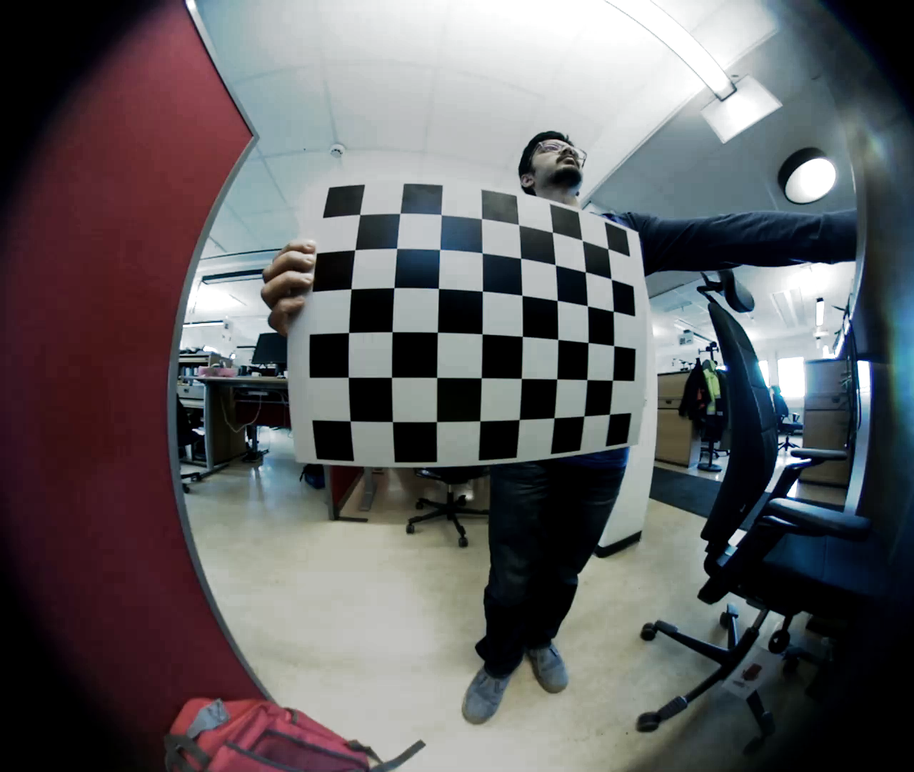
#> input picture Calibration/calibration_images/20170511_113928_0001.png, 914 x 772 px, shrunk from 1280 x 1080 before the run; its folder holds only this picture in this run
$ python generate_undistort_matrix.py calibration_images/20170511_113928_0001.png
#> lines starting #> are read from the running program, lines starting #| are printed output that depends on the picture; long printed decimals are rounded
#!/usr/bin/env python
__author__ = "Agneev Guin"
__credits__ = ["Mikael Salmen", "Marco Trincavelli", "Christian Smith"]
__version__ = "0.1"
__email__ = "agneev@kth.se"

'''
camera calibration for distorted images with chess board samples
reads distorted images, calculates the calibration and write undistorted images
usage:
    calibrate.py [--debug <output path>] [--square_size] [<image mask>]
default values:
    --debug:    ./output/
    --square_size: 1.0
    <image mask> defaults to ../data/left*.jpg
'''

from __future__ import print_function

import numpy as np
import cv2
import os

if __name__ == '__main__':
    import sys
    import getopt
    from glob import glob

    args, img_mask = getopt.getopt(sys.argv[1:], '', ['debug=', 'square_size='])
    args = dict(args)
    args.setdefault('--debug', './output/')
    args.setdefault('--square_size', 0.041)
    if not img_mask:
        img_mask = 'calibration_images/*.png'  # default
    else:
        img_mask = img_mask[0]
    img_names = glob(img_mask)
    debug_dir = args.get('--debug')
    if not os.path.isdir(debug_dir):
        os.mkdir(debug_dir)
    square_size = float(args.get('--square_size'))

    pattern_size = (8, 6)
    pattern_points = np.zeros((np.prod(pattern_size), 3), np.float32)
    pattern_points[:, :2] = np.indices(pattern_size).T.reshape(-1, 2)
    pattern_points *= square_size

    obj_points = []
    img_points = []
    h, w = 0, 0
    img_names_undistort = []
    for fn in img_names:
        print('processing %s... ' % fn, end='')
        img = cv2.imread(fn, 0)
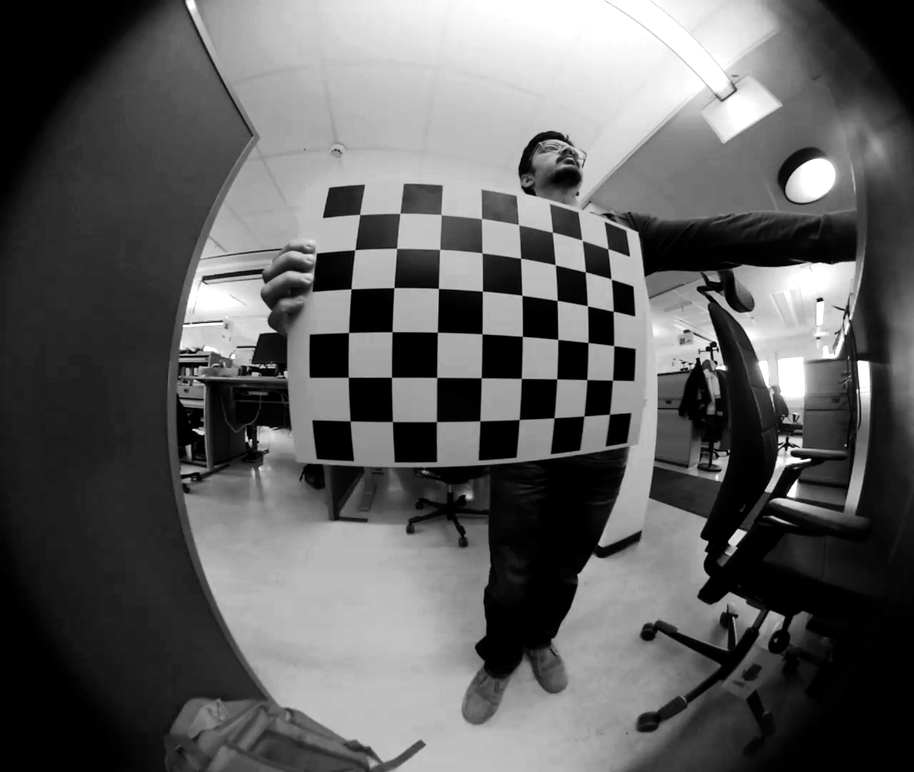
#> img: shape (772, 914); min 0, max 255, mean 95.5
        if img is None:
            print("Failed to load", fn)
            continue

        h, w = img.shape[:2]
#> h = 772; w = 914
        found, corners = cv2.findChessboardCorners(img, pattern_size)
#> found = True; corners = 48 rows, first 8: [359.8, 214.5], [399.8, 213.4], [441.1, 214.6], [481.5, 218.6], [518.6, 224.6], [552.3, 232.2], [582.2, 240.5], [607.8, 248.8]
        if found:
            term = (cv2.TERM_CRITERIA_EPS + cv2.TERM_CRITERIA_COUNT, 30, 0.1)
            cv2.cornerSubPix(img, corners, (5, 5), (-1, -1), term)

        if debug_dir:
            vis = cv2.cvtColor(img, cv2.COLOR_GRAY2BGR)
            cv2.drawChessboardCorners(vis, pattern_size, corners, found)
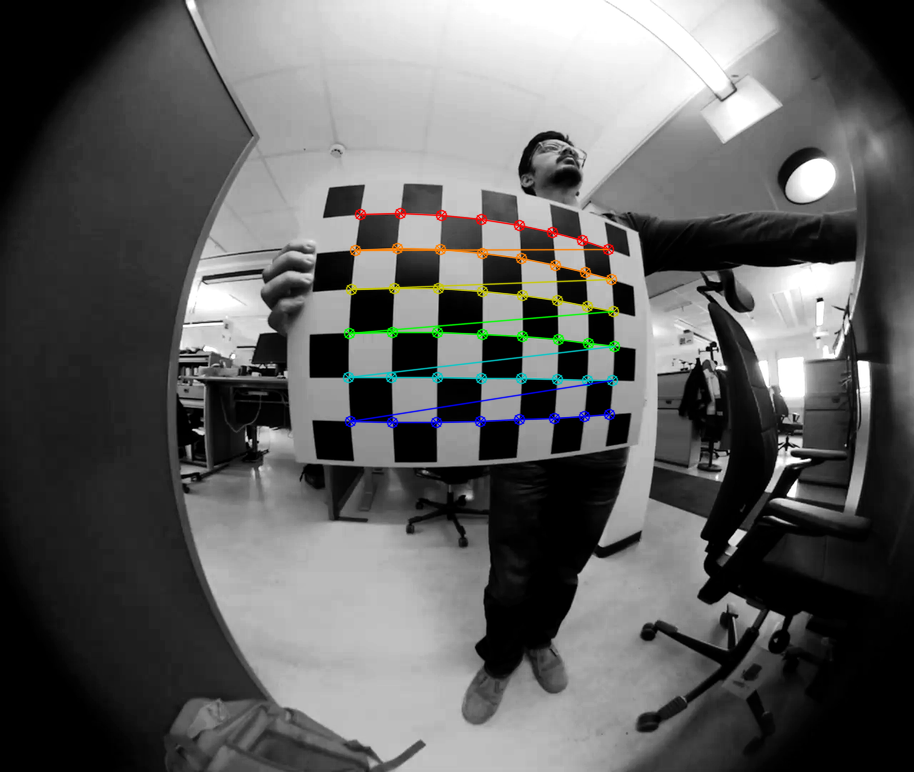
#> vis: shape (772, 914, 3); mean B, G, R 95.4, 95.9, 95.6
            name = os.path.splitext(fn)[0].split('/')[1]
            # path, name, ext = splitfn(fn)

            outfile = debug_dir + name + '_chess.png'
            cv2.imwrite(outfile, vis)
            if found:
                img_names_undistort.append(debug_dir + name)

        if not found:
            print('chessboard not found')
            continue

        img_points.append(corners.reshape(-1, 2))
        obj_points.append(pattern_points)

        print('ok')
    # calculate camera distortion
    rms, camera_matrix, dist_coefs, rvecs, tvecs = cv2.calibrateCamera(obj_points, img_points, (w, h), None, None)
#> rms = 0.189; camera_matrix = [[198.5, 0, 453.5], [0, 199.5, 379.3], [0, 0, 1]]; dist_coefs = [[-0.219, 0.08, 0.00552, -0.000246, -0.0154]]; rvecs = ([0.086, -0.111, 0.0122],); tvecs = ([-0.0938, -0.166, 0.157],)

    print("\nRMS:", rms)
#| RMS: 0.1892
    print("camera matrix:\n", camera_matrix)
#| camera matrix:
#|  [[198.549   0.         453.523]
#|  [  0.         199.491 379.282]
#|  [  0.           0.           1.        ]]
    print("distortion coefficients: ", dist_coefs.ravel())
#| distortion coefficients:  [-0.2192  0.08004  0.005519 -0.0002457 -0.01543]

    # [17 lines of commented-out code are left out]

    cv2.destroyAllWindows()

$ run again, on Calibration/calibration_images/20170511_113928_0383.png
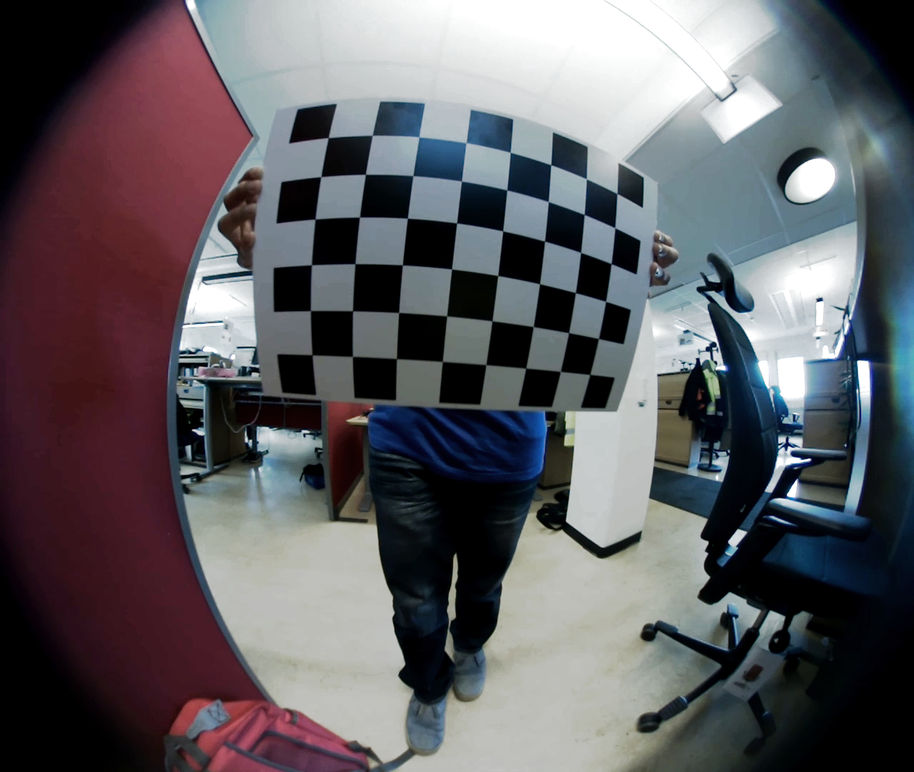
#> input picture Calibration/calibration_images/20170511_113928_0383.png, 914 x 772 px, shrunk from 1280 x 1080 before the run
#> `img = cv2.imread(fn, 0)`:
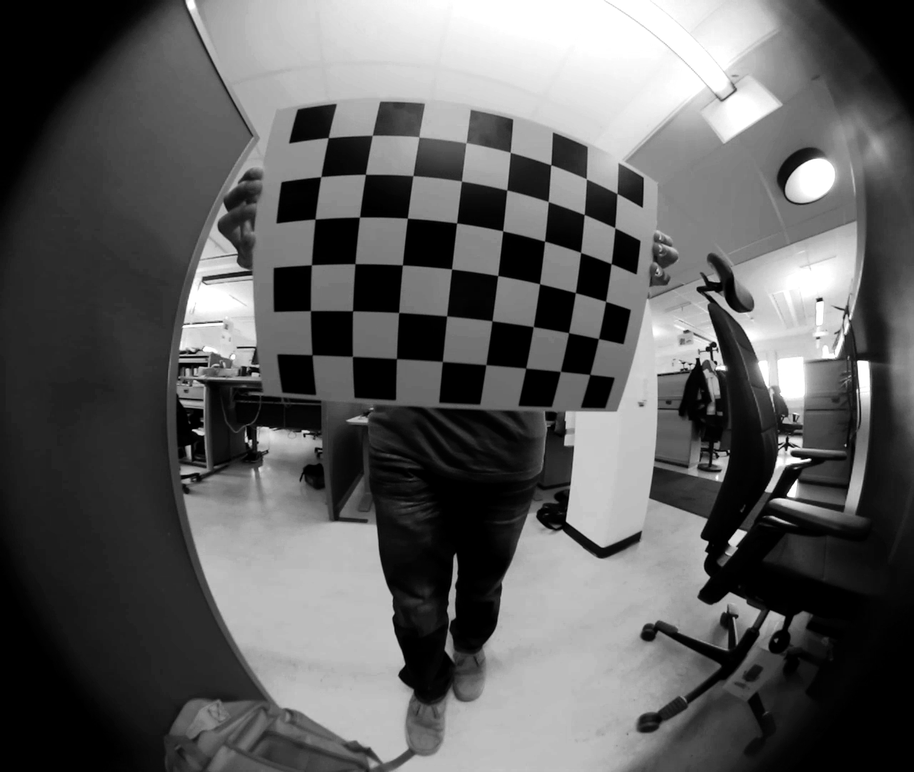
#> img: shape (772, 914); min 0, max 255, mean 94.4
#> found = True; corners = 48 rows, first 8: [328.2, 137.7], [372.1, 135.5], [418.9, 136.8], [465.9, 142.7], [510.3, 152.4], [550.7, 164.9], [586.3, 178.8], [616.7, 193.6]
#> `cv2.drawChessboardCorners(vis, pattern_size, corners, found)`:
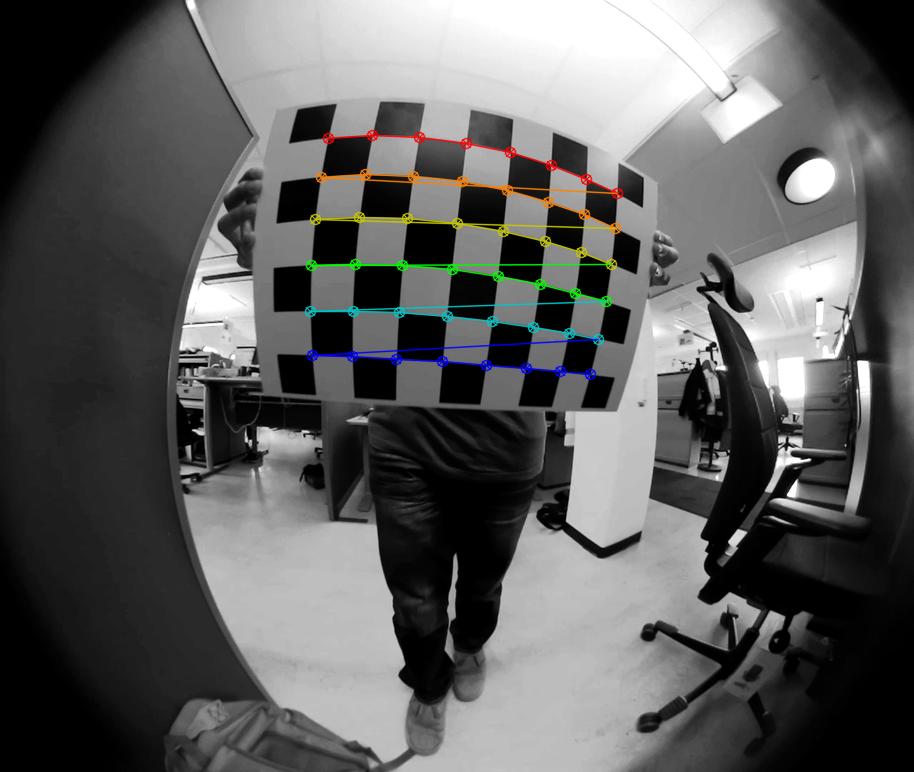
#> vis: shape (772, 914, 3); mean B, G, R 94.5, 95.1, 94.8
#> rms = 0.796; camera_matrix = [[438.6, 0, 433], [0, 497.9, 361.6], [0, 0, 1]]; dist_coefs = [[-0.903, 1.13, 0.0302, -0.00743, -0.619]]; rvecs = ([0.564, -0.0818, 0.0901],); tvecs = ([-0.0927, -0.18, 0.274],)
#| RMS: 0.7964
#| camera matrix:
#|  [[438.576   0.         432.992]
#|  [  0.         497.878 361.622]
#|  [  0.           0.           1.        ]]
#| distortion coefficients:  [-0.9035  1.130   0.03024 -0.007427 -0.6194]

$ run again, on Calibration/calibration_images/20170511_113928_0473.png
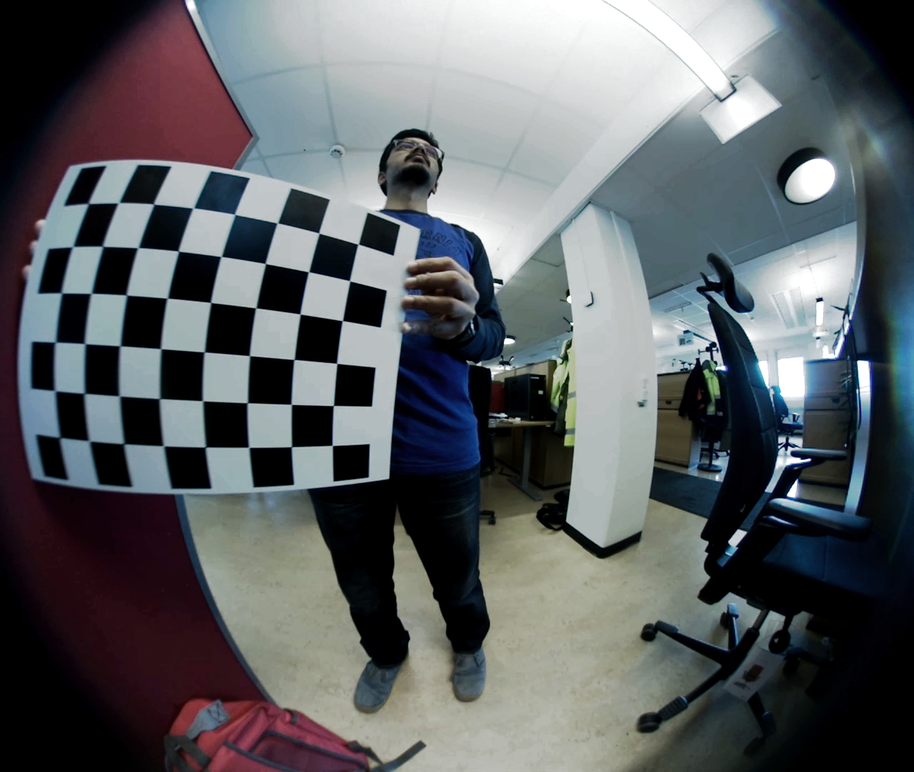
#> input picture Calibration/calibration_images/20170511_113928_0473.png, 914 x 772 px, shrunk from 1280 x 1080 before the run
#> `img = cv2.imread(fn, 0)`:
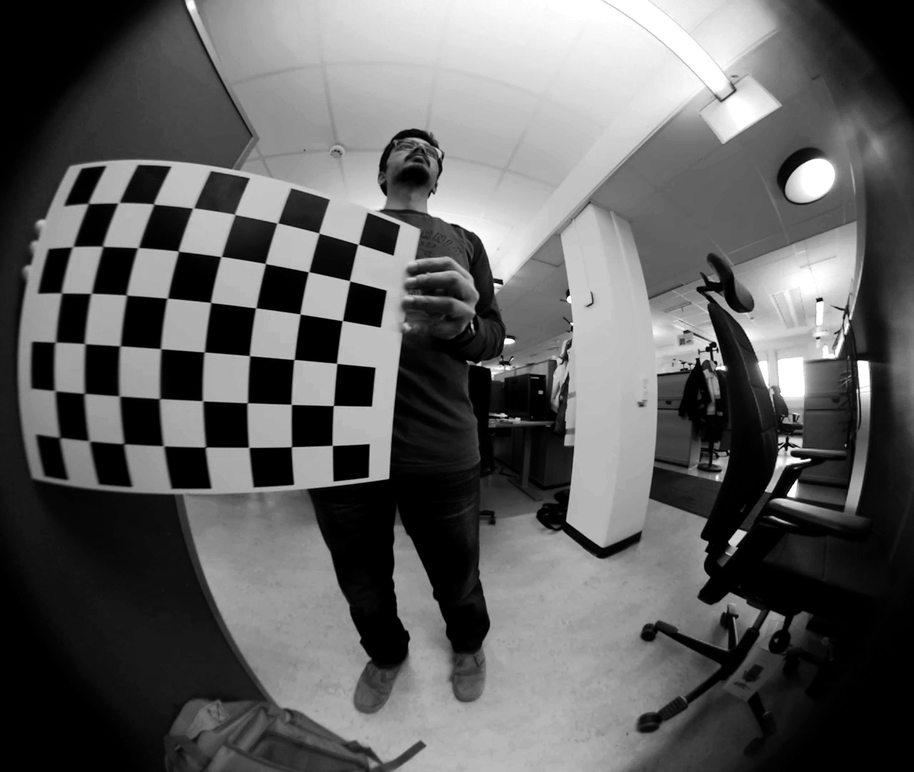
#> img: shape (772, 914); min 0, max 255, mean 95.4
#> found = True; corners = 48 rows, first 8: [88.53, 203.5], [118.5, 202.7], [153.8, 204.1], [193, 208.1], [234.7, 214.4], [277.3, 223.1], [318.9, 233], [358.1, 244.2]
#> `cv2.drawChessboardCorners(vis, pattern_size, corners, found)`:
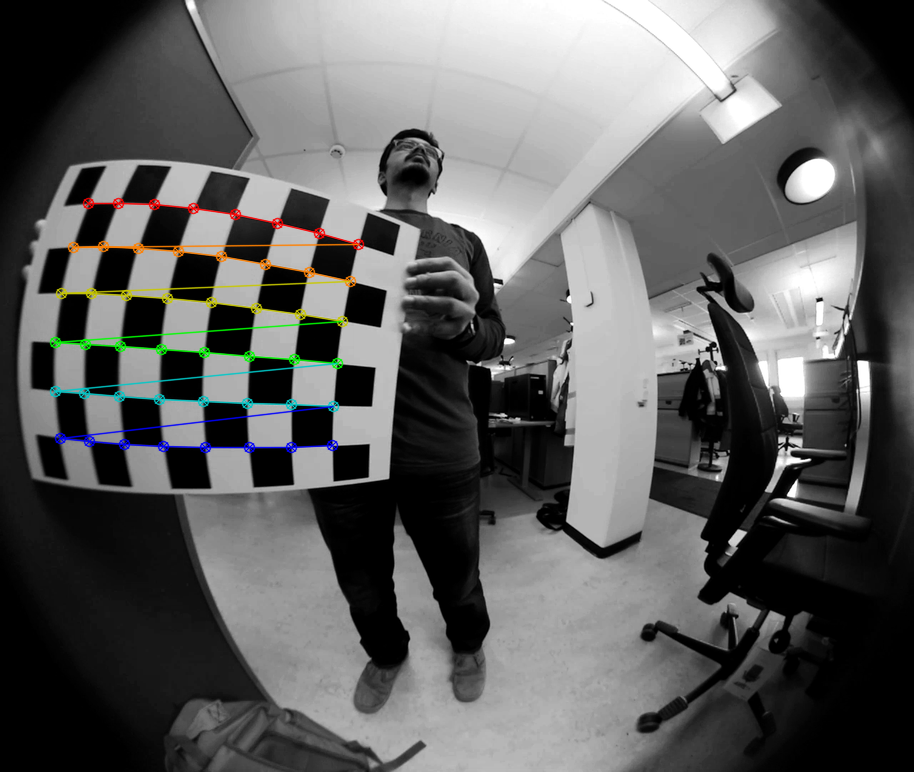
#> vis: shape (772, 914, 3); mean B, G, R 95.3, 95.8, 95.6
#> rms = 5.71; camera_matrix = [[2320.1, 0, 540.3], [0, 8065, 401.3], [0, 0, 1]]; dist_coefs = [[58.14, -3228.7, 0.044, -1.47, -44.77]]; rvecs = ([-1.11, 0.0463, 0.0608],); tvecs = ([-0.556, -0.0788, 4.75],)
#| RMS: 5.707
#| camera matrix:
#|  [[2.32008726e+03 0.00000000e+00 5.40260007e+02]
#|  [0.00000000e+00 8.06501614e+03 4.01344552e+02]
#|  [0.00000000e+00 0.00000000e+00 1.00000000e+00]]
#| distortion coefficients:  [ 5.81351003e+01 -3.22870780e+03  4.39572763e-02 -1.47491221e+00
#|  -4.47734483e+01]
